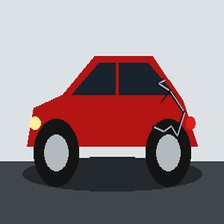
#> input picture ml_training/data/test/crack/crack_0000.jpg, 224 x 224 px
$ python -i prepare_real_dataset.py   (imports and definitions only)
#> lines starting #> are read from the running program, lines starting #| are printed output that depends on the picture; after the words box and inside, x2 and y2 are one past the last pixel; in counts of white or black regions, pixels touching at a corner belong together
#> further down, picture is the input picture: shape (224, 224, 3); mean B, G, R 134.5, 131.1, 149.3
import os
import sys
import shutil
import random
import urllib.request
from pathlib import Path
from PIL import Image, ImageEnhance, ImageFilter
import cv2
import numpy as np

CURR_DIR = Path(__file__).resolve().parent
TARGET_DATA_DIR = CURR_DIR / "real_dataset"
KAGGLE_SOURCE_DIR = Path(r"C:\Users\VISHNU\.cache\kagglehub\datasets\anujms\car-damage-detection\versions\1\data1a")

CLASSES = ["scratch", "dent", "crack", "shattered_glass", "no_damage"]

# [6 lines left out: function setup_directories, not called in this run]

def categorize_real_damage(cv_img_bgr: np.ndarray) -> str:
    h, w = cv_img_bgr.shape[:2]
#> h = 224; w = 224
    gray = cv2.cvtColor(cv_img_bgr, cv2.COLOR_BGR2GRAY)
    hsv = cv2.cvtColor(cv_img_bgr, cv2.COLOR_BGR2HSV)
#> hsv: shape (224, 224, 3); mean H, S, V 91.8, 55.3, 156.7
    _, s_ch, v_ch = cv2.split(hsv)
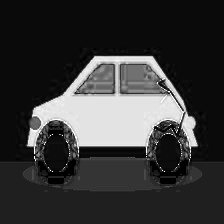
#> s_ch: shape (224, 224); min 0, max 255, mean 55.3

    # 1. Non-paint / tire suppression
    tire_mask = (s_ch < 55) & (v_ch < 95)
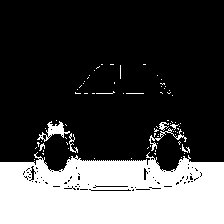
#> tire_mask: shape (224, 224) bool; 28.4% white; 78 white regions (69 under 20 px), largest, box (x1, y1, x2, y2) and area: (0, 152, 224, 224) 13503, (37, 121, 70, 142) 234, (149, 128, 187, 151) 139
    tire_dilated = cv2.dilate(tire_mask.astype(np.uint8), cv2.getStructuringElement(cv2.MORPH_ELLIPSE, (15, 15)))
#> tire_dilated: shape (224, 224); values 0 (black) and 1 (white), 43.8% white; 4 white regions, box (x1, y1, x2, y2) and area: (0, 113, 224, 224) 18909, (68, 57, 151, 101) 2213, (150, 68, 180, 103) 657, (136, 57, 153, 72) 199
    paint_mask = (tire_dilated == 0).astype(np.float32)

    margin_y = max(4, int(h * 0.02))
#> margin_y = 4
    margin_x = max(4, int(w * 0.02))
#> margin_x = 4
    paint_mask[:margin_y, :] = 0
    paint_mask[-margin_y:, :] = 0
    paint_mask[:, :margin_x] = 0
    paint_mask[:, -margin_x:] = 0
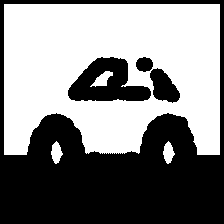
#> paint_mask: shape (224, 224) float32; values 0 (black) and 1 (white), 52% white; 4 black regions, box (x1, y1, x2, y2) and area: (0, 0, 224, 224) 21013, (68, 57, 151, 101) 2213, (150, 68, 180, 103) 657, (136, 57, 153, 72) 199

    paint_area = float(np.sum(paint_mask > 0)) + 1e-5
#> paint_area = 26094

    # 2. Glass region (windshield / window mesh)
    glass_roi = gray[int(h*0.10):int(h*0.50), int(w*0.20):int(w*0.80)]
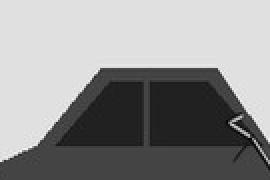
#> glass_roi: shape (90, 135) (shown 2 times larger); min 3, max 246, mean 145.1
    glass_edges = cv2.Canny(glass_roi, 80, 200) if glass_roi.size > 0 else np.zeros((1, 1))
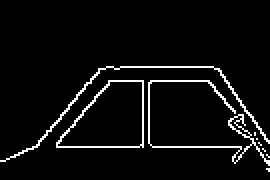
#> glass_edges: shape (90, 135) (shown 2 times larger); 4.9% white in thin lines or dots, all inside (x1, y1, x2, y2) = (0, 33, 135, 86)
    glass_density = float(np.mean(glass_edges > 0))
#> glass_density = 0.0494

    # 3. Scratch & Paint Abrasion Energy (Multi-scale TopHat & BlackHat)
    k1 = cv2.getStructuringElement(cv2.MORPH_RECT, (11, 11))
    k2 = cv2.getStructuringElement(cv2.MORPH_RECT, (21, 21))
    tophat = cv2.max(cv2.morphologyEx(gray, cv2.MORPH_TOPHAT, k1), cv2.morphologyEx(gray, cv2.MORPH_TOPHAT, k2))
    blackhat = cv2.max(cv2.morphologyEx(gray, cv2.MORPH_BLACKHAT, k1), cv2.morphologyEx(gray, cv2.MORPH_BLACKHAT, k2))
    scratch_raw = cv2.max(tophat, blackhat).astype(np.float32)
    scratch_map = scratch_raw * paint_mask
    scratch_energy = float(np.sum(scratch_map > 22.0) / paint_area)
#> scratch_energy = 0.0627
    scratch_peak = float(np.percentile(scratch_map[paint_mask > 0], 98)) if np.any(paint_mask > 0) else 0.0
#> scratch_peak = 166

    # 4. Surface curvature & dent shadow depth
    blur = cv2.GaussianBlur(gray, (45, 45), 0)
    dent_raw = cv2.absdiff(gray, blur).astype(np.float32)
    dent_map = dent_raw * paint_mask
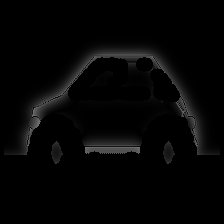
#> dent_map: shape (224, 224) float32; min 0, max 123, mean 5.1
    dent_energy = float(np.sum(dent_map > 30.0) / paint_area)
#> dent_energy = 0.124
    dent_peak = float(np.percentile(dent_map[paint_mask > 0], 98)) if np.any(paint_mask > 0) else 0.0
#> dent_peak = 80

    # 5. Linear scuffs & cracks
    edges = cv2.Canny(gray, 45, 140)
#> edges: shape (224, 224); 3.7% white in thin lines or dots, all inside (x1, y1, x2, y2) = (0, 55, 224, 192)
    edges_paint = edges * paint_mask.astype(np.uint8)
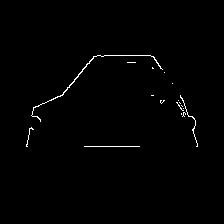
#> edges_paint: shape (224, 224); 0.83% white in thin lines or dots, all inside (x1, y1, x2, y2) = (26, 55, 198, 147)
    edge_density = float(np.sum(edges_paint > 0) / paint_area)
#> edge_density = 0.0159

    if glass_density > 0.20 and edge_density > 0.08:
        return "shattered_glass"
    elif scratch_energy > 0.12 or (scratch_energy > 0.05 and scratch_peak > 55.0):
        return "scratch"
    elif dent_energy > 0.10 or dent_peak > 65.0:
        return "dent"
    elif edge_density > 0.06:
        return "crack"
    elif scratch_energy > 0.03:
        return "scratch"
    else:
        return "dent"

# [103 lines left out: functions augment_image, build_dataset, not called in this run]

# [2 lines not run here, left out]

>>> import cv2
>>> picture = cv2.imread('data/test/crack/crack_0000.jpg')
>>> result = categorize_real_damage(picture)
#> result = 'scratch'
